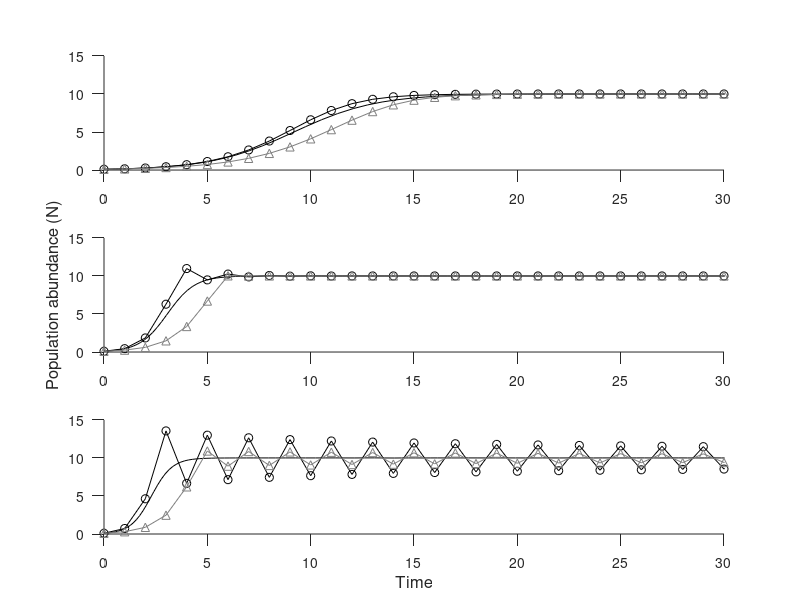

Recreate this plot in MATLAB.
function logistic_versions

% Illustrate differences in the continuous vs. discrete versions of the
% logistic map

Rs = exp([0.5 1.5 2]); % growth rates
K = 10; % carrying capacity
N0 = 0.1; % initial conditions

tspan = [0 50]; % time interval for solution

% Setup figure
figure(3)
set(gcf,'units','cent','position',[40,40,8,15])
clf

% Plot solution for each value of R
for i = 1:length(Rs)
    
subplot(3,1,i)
hold on
R = Rs(i);

% Continuous version:
[TT,N] = ode45(@(t,N) Logistic(t,N,log(R),K),tspan,N0);
ph=plot(TT,N,'k-');


N1 = zeros(tspan(2),1);
N1(1) = N0;
N2 = N1;
% Discrete version:
for t = 2:(tspan(2)+1)
    
    % Map 1:
    N1(t) = N1(t-1).*exp(log(R).*(1-N1(t-1)/K));
    
    % Map 2:
    N2(t) = N2(t-1)*(1 + log(R).*(1 - N2(t-1)/K));
   
    
end % end loop over time

% Create plots
plot(tspan(1):tspan(2),N1,'ko','linestyle','-')
plot(tspan(1):tspan(2),N2,'k^','linestyle','-','color',[0.5 0.5 0.5])

% Format plots
set(gca,'ylim',[0 15],'ytick',0:5:15,'tickdir','out','ticklength',[0.02 0.02])
set(gca,'xtick',0:5:50,'xlim',[0 30])
if i == 2
ylabel(gca,'Population abundance (N)','fontsize',12)
end
if i == 3
xlabel(gca,'Time','fontsize',12)
end

end

% Define the continuous time model
function dN = Logistic(t,N,r,K)
% Exponential growth
dN = r.*N.*(1-N./K);
